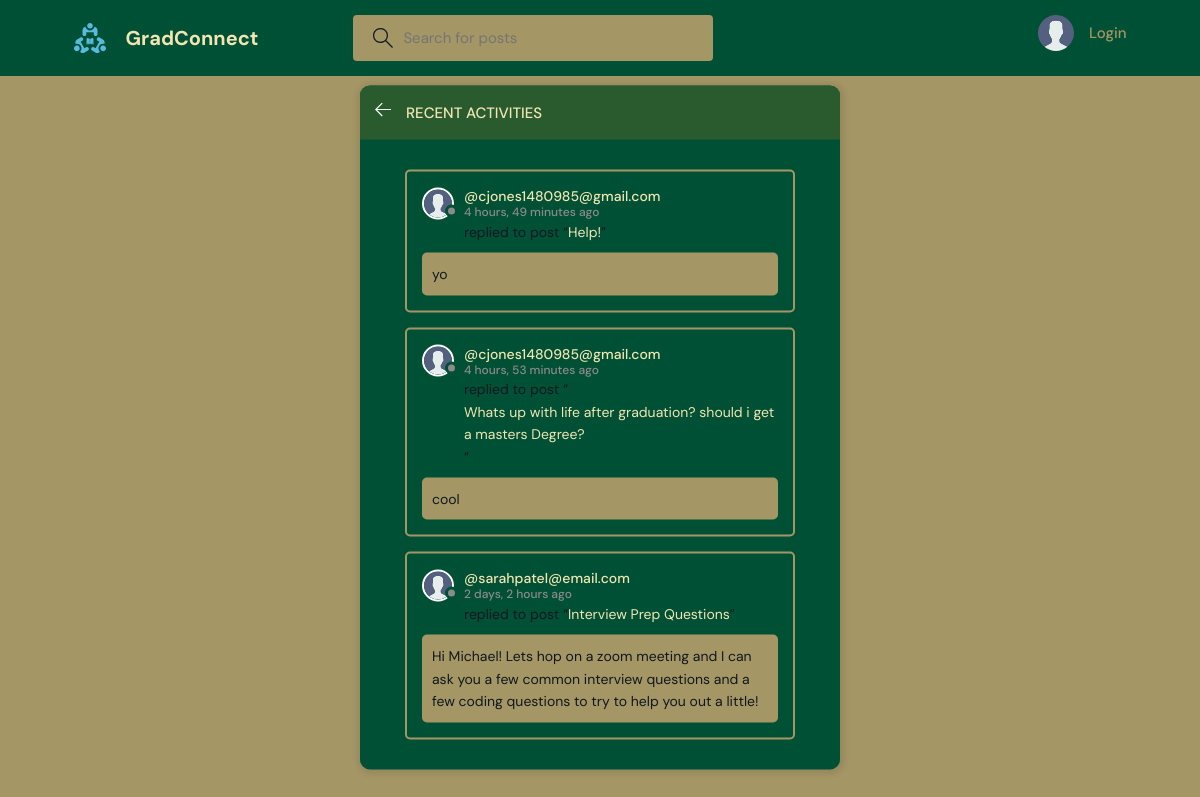
The page /activity/ on the database as committed earlier.
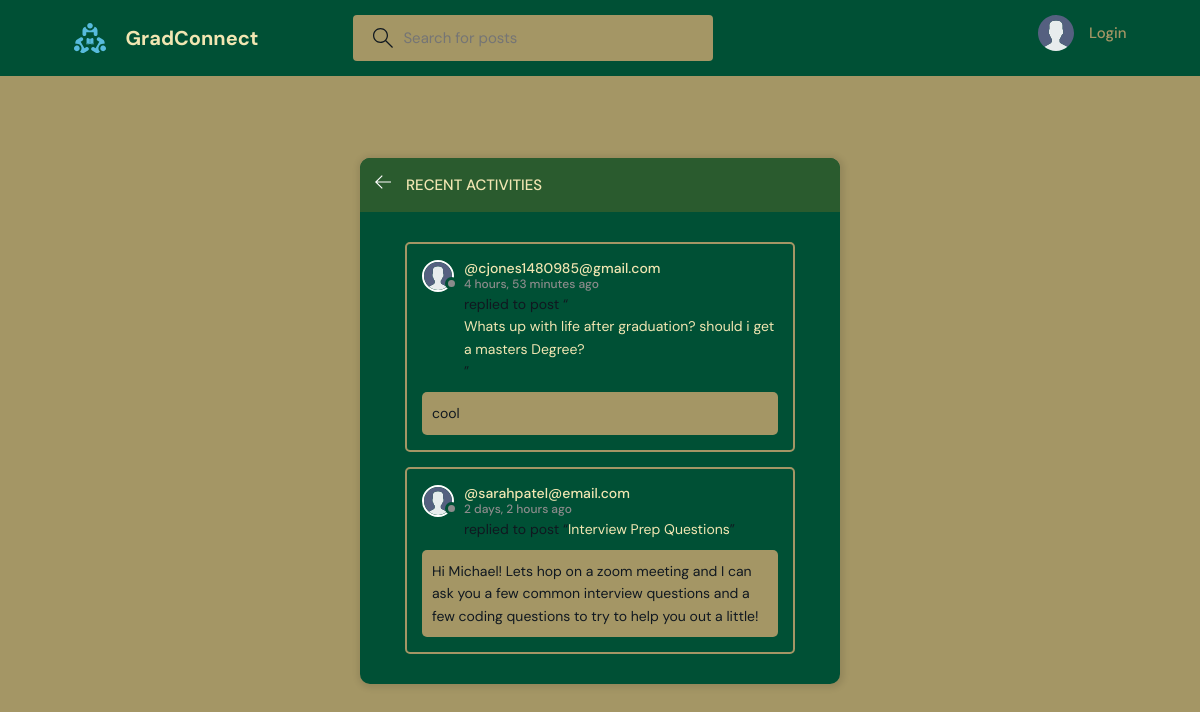
The same page on the database as committed later.
### base/models.py (models this page shows, shortened)
class Message(models.Model):
    user = models.ForeignKey(User, on_delete=models.CASCADE)
    room = models.ForeignKey(Room, on_delete=models.CASCADE)
    body = models.TextField()
    updated = models.DateTimeField(auto_now=True)
    created = models.DateTimeField(auto_now_add=True)
    class Meta:
        ordering = ['-updated', '-created']

class User(AbstractUser):
    name = models.CharField(max_length=200, null=True)
    email = models.EmailField(unique=True, null=True)
    bio = models.TextField(null=True)
    avatar = models.ImageField(null=True, default="avatar.svg")
    USERNAME_FIELD = 'email'
    REQUIRED_FIELDS = ['username']

class Room(models.Model):
    host = models.ForeignKey(User, on_delete=models.SET_NULL, null=True)
    topic = models.ForeignKey(Topic, on_delete=models.SET_NULL, null=True)
    name = models.CharField(max_length=200)
    description = models.TextField(null=True, blank=True)
    participants = models.ManyToManyField(
        User, related_name='participants', blank=True)
    updated = models.DateTimeField(auto_now=True)
    created = models.DateTimeField(auto_now_add=True)
    class Meta:
        ordering = ['-updated', '-created']
    def __str__(self):
        return self.name

### base/views.py (the view)
# urls.py: path('activity/', views.activityPage, name="activity"),
def activityPage(request):
    room_messages = Message.objects.all()
    return render(request, 'base/activity.html', {'room_messages': room_messages})

### base/templates/base/activity.html (shortened to what this page needs)
{% extends 'main.html' %}
{% block content %}
<main class="layout">
  <div class="container">
    <div class="layout__box">
      <div class="layout__boxHeader">
        <div class="layout__boxTitle">
          <a href="{% url 'home' %}">
            <svg version="1.1" xmlns="http://www.w3.org/2000/svg" width="32" height="32" viewBox="0 0 32 32">
              <title>arrow-left</title>
              <path
                d="M13.723 2.286l-13.723 13.714 13.719 13.714 1.616-1.611-10.96-10.96h27.625v-2.286h-27.625l10.965-10.965-1.616-1.607z">
              </path>
              </path>
            </svg>
          </a>
          <h3>Recent Activities</h3>
        </div>
      </div>
      <div class="activities-page layout__body">
        {% for message in room_messages %}
        <div class="activities__box">
          <div class="activities__boxHeader roomListRoom__header">
            <a href="{% url 'user-profile' message.user.id %}" class="roomListRoom__author">
              <div class="avatar avatar--small">
                <img src="{{message.user.avatar.url}}" />
              </div>
              <p>
                @{{message.user}}
                <span>{{message.created|timesince}} ago</span>
              </p>
            </a>
          </div>
          <div class="activities__boxContent">
            <p>replied to post “<a href="{% url 'room' message.room.id %}">{{message.room}}</a>”</p>
            <div class="activities__boxRoomContent">
              {{message.body}}
            </div>
          </div>
        </div>
        {% endfor %}
      </div>
    </div>
  </div>
</main>
{% endblock content %}

Rows that differ between the two databases and show on the page:
removed Message: user.avatar (placeholder picture), user "cjones1480985@gmail.com", created "4 hours, 49 minutes", room "Help!", body "yo"
